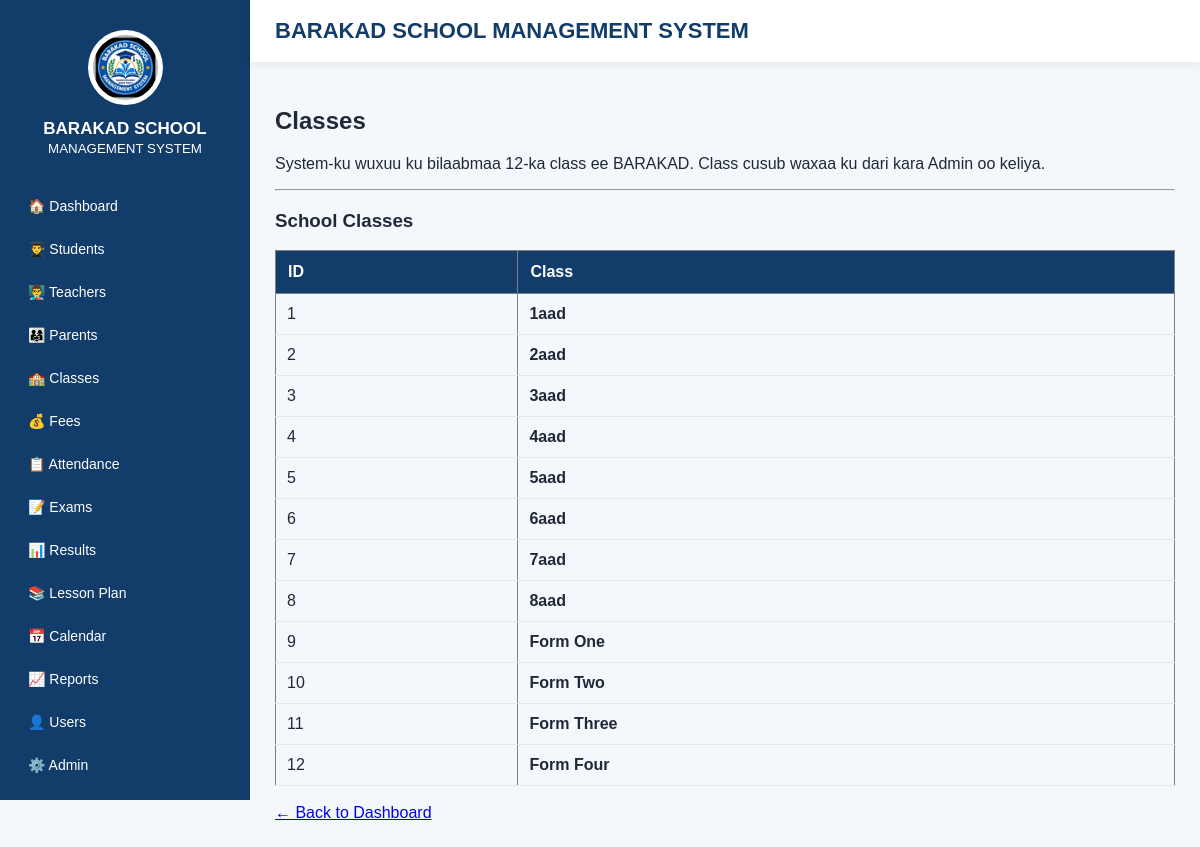
Page /classes on the committed database.
### tables this page shows
CREATE TABLE classes (
                id INTEGER PRIMARY KEY AUTOINCREMENT,
                name TEXT UNIQUE NOT NULL
            );

### app.py (the view)
@app.route("/classes")
def classes():
    db = get_db()
    classes_list = db.execute("SELECT * FROM classes ORDER BY id").fetchall()
    db.close()
    return render_template("classes.html", classes=classes_list)

### app.py (called while the page is built)
def get_db():
    db = sqlite3.connect(DATABASE)
    db.row_factory = sqlite3.Row
    return db

### templates/classes.html (shortened to what this page needs)
{% extends "base.html" %}
{% block content %}
<h2>Classes</h2>
<p>System-ku wuxuu ku bilaabmaa 12-ka class ee BARAKAD. Class cusub waxaa ku dari kara Admin oo keliya.</p>
<hr>
<h3>School Classes</h3>
<table border="1" cellpadding="8" cellspacing="0">
<tr>
    <th>ID</th>
    <th>Class</th>
</tr>
{% for item in classes %}
<tr>
    <td>{{ item["id"] }}</td>
    <td><strong>{{ item["name"] }}</strong></td>
</tr>
{% endfor %}
</table>
<br>
<a href="/dashboard">← Back to Dashboard</a>
{% endblock %}

### templates/base.html (style rules this page uses)
* { box-sizing: border-box; }
body { margin: 0; font-family: Arial, Helvetica, sans-serif; background: #f4f7fb; color: #1f2937; }
table { width: 100%; border-collapse: collapse; }
th { background: #123c69; color: white; padding: 12px; text-align: left; }
td { padding: 11px; border-bottom: 1px solid #e5e7eb; }

### rows in the picture
classes: id "1", name "1aad"
classes: id "2", name "2aad"
classes: id "3", name "3aad"
classes: id "4", name "4aad"
classes: id "5", name "5aad"
classes: id "6", name "6aad"
classes: id "7", name "7aad"
classes: id "8", name "8aad"
classes: id "9", name "Form One"
classes: id "10", name "Form Two"
classes: id "11", name "Form Three"
classes: id "12", name "Form Four"
